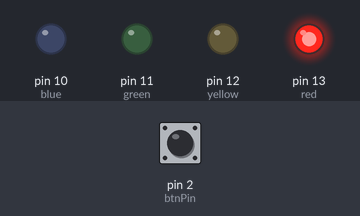
Simulated run of this sketch. Board: Arduino Uno, built with avr-gcc and run on an emulated ATmega328P. On the bench: output pins drawn as LEDs (lit = HIGH). Inputs (shaded band) come from the test bench; at power-on: pin 2 (btnPin) HIGH.

Above: at 8.1 s.
18.1 s: pin 2 (btnPin) pulled LOW for 3 s
At 21.4 s:
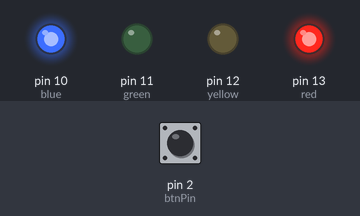
At 24.5 s:
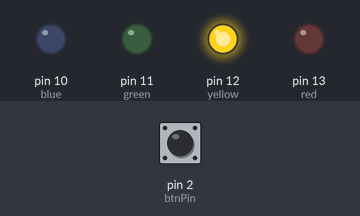
Timing chart, 0 to 37.5 s (numbered marks = the images above; inputs shaded):
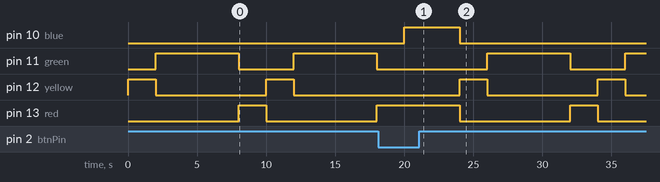

Measured:
- after the input at 18.1 s, pin 10 (blue): LOW → HIGH after 1.9 s, → LOW 4.0 s later
- by itself, pin 12 (yellow): alternates HIGH for 2.0 s and LOW for 8.0 s

The sketch:

Traffic_Light.ino
```cpp
//Initialization of different PINs
const int red = 13;
const int yellow = 12;
const int green = 11;
const int blue = 10;
const int btnPin = 2;
int btnState = 0;

//Defining which PIN is for Input and Output
void setup() {
  pinMode(13, OUTPUT);
  pinMode(12, OUTPUT);
  pinMode(11, OUTPUT);
  pinMode(10, OUTPUT);
  pinMode(2, INPUT_PULLUP);
}

//Implementation of logic
void loop() {
  btnState = digitalRead(btnPin);
  if(btnState == LOW){
    digitalWrite(blue, HIGH);
    digitalWrite(red, HIGH);
    delay(4000);
    digitalWrite(blue, LOW);
    digitalWrite(red, LOW);
  }
  else{
    digitalWrite(yellow, HIGH);
    delay(2000);
    digitalWrite(yellow, LOW);
    digitalWrite(green, HIGH);
    delay(6000);
    digitalWrite(green, LOW);
    digitalWrite(red, HIGH);
    delay(2000);
    digitalWrite(red, LOW);
  }
}
```
